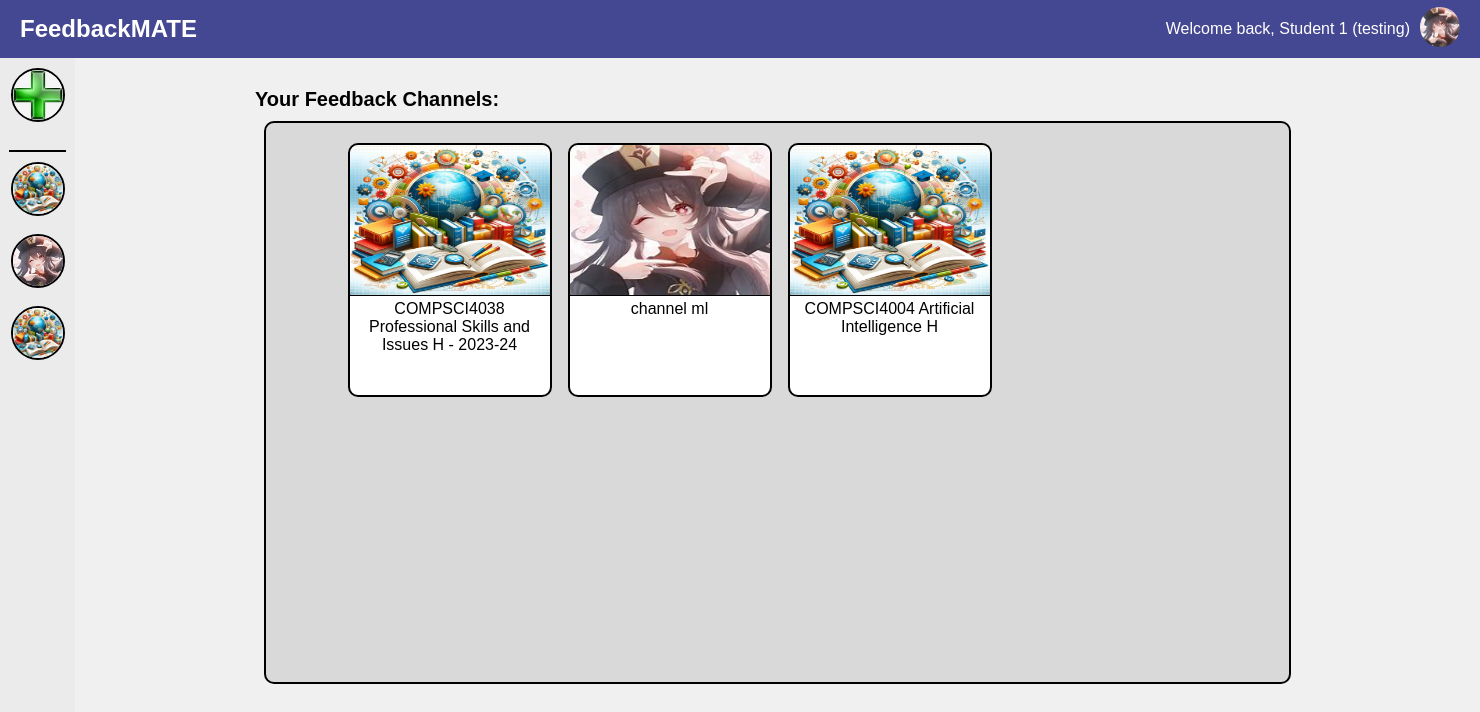
The page /student/ (signed in) on the database its author committed.
### main/models.py (models this page shows, shortened)
class UserInfo(models.Model):
    user = models.OneToOneField(User, on_delete=models.CASCADE)
    profile_name = models.CharField(max_length=30)
    user_image = models.ImageField(upload_to=user_image_path, default='img/user.png')

class Channel(models.Model):
    name = models.CharField(max_length=70)
    pin_code = models.CharField(max_length=6, unique=True, blank=True, null=True)
    user = models.ForeignKey(User, on_delete=models.CASCADE)
    description = models.TextField(max_length=500, blank=True)
    image = models.ImageField(upload_to=channel_image_path, default='img/channel_icon.jpg')
    students = models.ManyToManyField(User, related_name='joined_channels', blank=True)

### main/decorators.py (the view)
    def _wrapped_view(request, *args, **kwargs):
        if request.user.groups.filter(name='student').exists():
            return view_func(request, *args, **kwargs)
        else:
            return redirect('teacher')

### main/views.py (called while the page is built)
@login_required(login_url='login')
@student_required
def studentPage(request):
    user_channels = request.user.joined_channels.all()
    user_info = UserInfo.objects.get(user=request.user)
    return render(request, 'student.html', {
        'username': user_info.profile_name,
        'channels': user_channels,
        'user_image': user_info.user_image.url,
    })

### main/templates/student.html (shortened to what this page needs)
<!DOCTYPE html>
<html lang="en">
{% load static %}
<head>
    <link rel="stylesheet" href="https://cdnjs.cloudflare.com/ajax/libs/font-awesome/5.15.1/css/all.min.css">
    <link rel="stylesheet" href="https://cdnjs.cloudflare.com/ajax/libs/font-awesome/5.15.3/css/all.min.css">
</head>
<body>
    <div class="app-container">
        <div class="header">
            <div class="logo">FeedbackMATE</div>
            <div class="user-info">
                <span class="welcome-text">Welcome back, {{ username }}</span>
                <div class="user-dropdown">
                    <img src="{{ user_image }}" alt="User Image" width="40" height="40" style="border-radius: 50%;">
                </div>
            </div>
        </div>
        <div class="main-container">
            <div class="sidebar">
                <div class="channel-icon-container add-channel create-channel-btn">
                    <img src="{% static 'img/add_channel_icon.jpg' %}" alt="Add Channel" class="channel-icon" onclick="location.href='{% url 'join-channel' %}'">
                </div>
                <div class="channel-divider"></div>
                {% block channel %}
                {% for channel in channels %}
                    <div class="channel-icon-container" data-channel-id="{{ channel.id }}">
                        <img src="{{ channel.image.url }}" alt="" class="channel-icon" onclick="location.href='{% url 'student-channel-detail' channel.id %}'">
                    </div>
                {% endfor %}
                {% endblock %}
            </div>
            {% block content %}
            <div class="container">
                <div class="feedback-channel-header">Your Feedback Channels:</div>
                <div class="prompt-box">
                    {% for channel in channels %}
                    <div class="channel-card" onclick="location.href='{% url 'channel-detail' channel.id %}'">
                        <img src="{{ channel.image.url }}" alt="Channel Image" class="channel-image">
                        <div class="channel-id">{{ channel.name }}</div>
                    </div>
                    {% endfor %}
                </div>
            </div>
            {% endblock %}
        </div>
    </div>
</body>
</html>

### main/templates/student.html (style rules this page uses)
body { font-family: Arial, sans-serif; margin: 0; padding: 0; border: 0; background-color: #f0f0f0; }
.app-container { display: flex; flex-direction: column; min-width: 1470px; height: 100vh; overflow-x: auto; overflow-y: auto; }
.header { display: flex; justify-content: space-between; align-items: center; padding: 20px; background-color: #444791; color: white; height: 18px; }
.logo { font-size: 24px; font-weight: bold; }
.user-info { display: flex; align-items: center; }
.welcome-text { margin-right: 10px; }
.user-dropdown { position: relative; }
.main-container { display: flex; flex-grow: 1; height: calc(100vh - 58px); }
.sidebar { width: 55px; background-color: #EBEBEB; padding: 10px; display: flex; flex-direction: column; align-items: center; flex-shrink: 0; -ms-overflow-style: none; scrollbar-width: none; overflow-y: auto; overflow-x: hidden; }
.channel-divider { height: 0; background-color: black; border: 1px solid black; width: 100%; margin-top: 10px; margin-bottom: 10px; top: 0; z-index: 10; }
.add-channel { margin-bottom: 10px; border-bottom: 2px solid black; }
.channel-icon-container { position: relative; margin-bottom: 18px; border: 2px solid black; border-radius: 50%; width: 50px; height: 50px; display: flex; justify-content: center; align-items: center; transition: border-radius 0.1s; }
.channel-icon { max-width: 100%; max-height: 100%; border-radius: 50%; }
.container { margin-bottom: 20px; overflow-y: auto; overflow-x: hidden; height: calc(100vh - 58px); width: 100%; -ms-overflow-style: none; scrollbar-width: none; }
.feedback-channel-header { margin-top: 30px; margin-left: 180px; margin-bottom: 10px; font-size: 20px; font-weight: bold; color: #000000; }
.prompt-box { margin-left: auto; margin-right: auto; display: grid; grid-template-columns: repeat(auto-fill, 200px); grid-gap: 20px; align-items: start; background-color: #D9D9D9; margin-bottom: 30px; border-radius: 10px; width: 70%; height: 70%; min-height: 250px; border: 2px solid black; overflow-x: hidden; overflow-y: auto; padding: 20px; justify-content: center; }
.channel-card { width: 200px; height: 250px; border: 2px solid black; cursor: pointer; border-radius: 10px; background: #FFF; }
.channel-image { width: 100%; height: 150px; border-top-left-radius: 10px; border-top-right-radius: 10px; border-bottom: 1px solid #000000; }
.channel-id { width: 100%; height: 100px; text-align: center; }

### rows shown on the page
UserInfo: profile_name "Student 1 (testing)"
Channel: image (picture), name "COMPSCI4038 Professional Skills and Issues H - 2023-24"
Channel: image (picture), name "channel ml"
Channel: image (picture), name "COMPSCI4004 Artificial Intelligence H"
